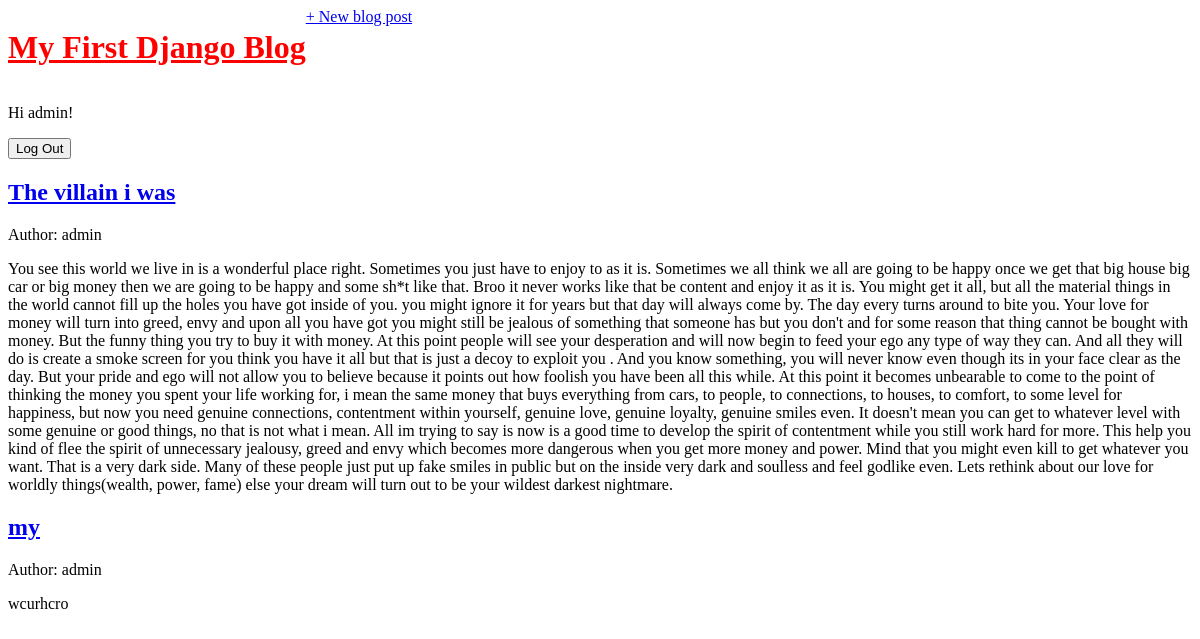
The app's page / (signed in) with its own data.
### pages/models.py (models this page shows, shortened)
class Post(models.Model):
    title = models.CharField(max_length=200)
    author = models.ForeignKey("auth.User", on_delete=models.CASCADE, )
    body = models.TextField()
    def get_absolute_url(self):
        return reverse("post_detail", kwargs={"post_id": self.pk})

### pages/views.py (the view)
# urls.py: path("", BlogListView.as_view(), name="home"),
class BlogListView(ListView):
    model = Post
    template_name = "home.html"
    context_object_name = 'posts'  # optional [can use "<model>_list" as default in template]

### pages/templates/home.html
{% extends "base.html" %}
{% block content %}
{% for post_ in posts %}
<div class="post-entry">
    <h2><a href="{{ post_.get_absolute_url }}">{{ post_.title }}</a></h2>
    <p>Author: {{ post_.author }}</p>
    <p>{{ post_.body }}</p>
</div>
{% endfor %}
{% endblock content %}

### pages/templates/base.html (shortened to what this page needs)
<!DOCTYPE html>
{% load static %}
<html lang="en">
<head>
    <link rel = "stylesheet" href="{% static 'css/base.css' %}"/>
</head>
<body>
    <header>
        <div class="nav-left">
            <h1><a href="{% url 'home' %}">My First Django Blog</a></h1>
        </div>
        <div class="nav-right">
            <a href="{% url 'post_new' %}">+ New blog post</a>
        </div>
    </header>
    {% if user.is_authenticated %}
        <p>Hi {{ user.username }}!</p>
        <form action="{% url 'logout' %}" method="post">
            <button type="submit">Log Out</button>
        </form>
    {% else %}
        <p>You are not logged in</p>
        <a href="{% url 'login' %}">Login</a>
        <a href="{% url 'signup' %}">Sign Up</a>
    {% endif %}
    <div>
        {% block content %}
        {% endblock content %}
    </div>
</body>
</html>

### static/css/base.css (style rules this page uses)
header h1 a { color: red; }
body { font - family : 'Source Sans Pro' , sans - serif ; font - size : 18 px ; }
header { border - bottom : 1 px solid #999 ; margin - bottom : 2 rem ; display : flex ; }
header h1 a { color : red ; text - decoration : none ; }

### records on screen
Post: title "The villain i was", author "admin", body "You see this world we live in is a wonderful place right. Sometimes you just have to enjoy to as it is. Sometimes we all think we all are going to be happy once we get that big house big car or big money then we are going to be happy and some sh*t like that. Broo it never works like that be content and enjoy it as it is. You might get it all, but all the material things in the world cannot fill up the holes you have got inside of you. you might ignore it for years but that day will always come by. The day every turns around to bite you. Your love for money will turn into greed, envy and upon all you have got you might still be jealous of something that someone has but you don't and for some…"
Post: title "my", author "admin", body "wcurhcro"

### other values on screen
{{ user.username }} "admin"
